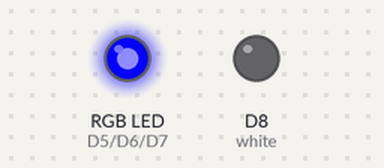
Simulated run of this sketch. Board: ESP8266 (Wemos D1 mini). Parts: an RGB LED mixed from three pins (HIGH = lit), output pins drawn as LEDs (lit = HIGH). Dim RGB values are drawn brighter than linear.

Above: at 0.05 s.
At 0.9 s:
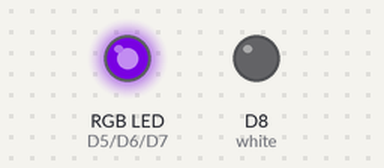
At 1.8 s:
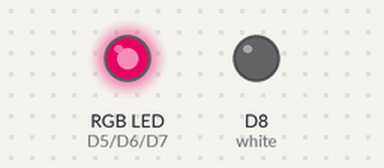
At 3.6 s:
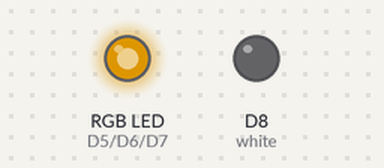
At 5.4 s:
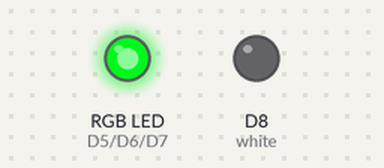
At 7.2 s:
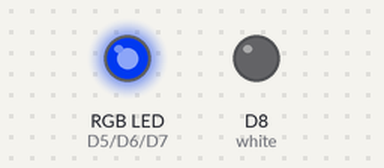
Timing chart, 0 to 10.0 s (numbered marks = the images above):
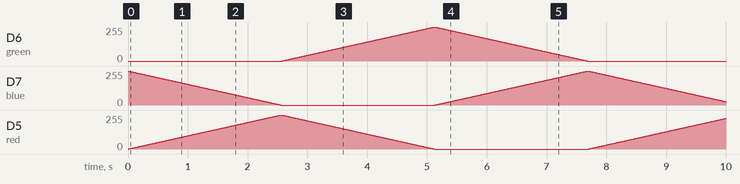

The sketch:

sketch_aug02c.ino
```cpp
int red = D5; //ok
int green = D6; // ok
int blue = D7; // ok
int white = D8; // ok

// tmie
int delayTime = 10;

void setup() {
  pinMode(red, OUTPUT);
  pinMode(green, OUTPUT);
  pinMode(blue, OUTPUT);
  pinMode(white, OUTPUT);
}

void loop() {

// slow change color (britness)

 for(int i = 0 ; i<=255; i++ )
 {
   analogWrite( blue, 255-i);
   analogWrite(red, i);
   delay(delayTime);
 }

  for(int i = 0 ; i<=255; i++ )
 {
   analogWrite( red, 255-i);
   analogWrite(green, i);
   delay(delayTime);
 }


  for(int i = 0 ; i<=255; i++ )
 {
   analogWrite( green, 255-i);
   analogWrite(blue, i);
   delay(delayTime);
 }


}
```
